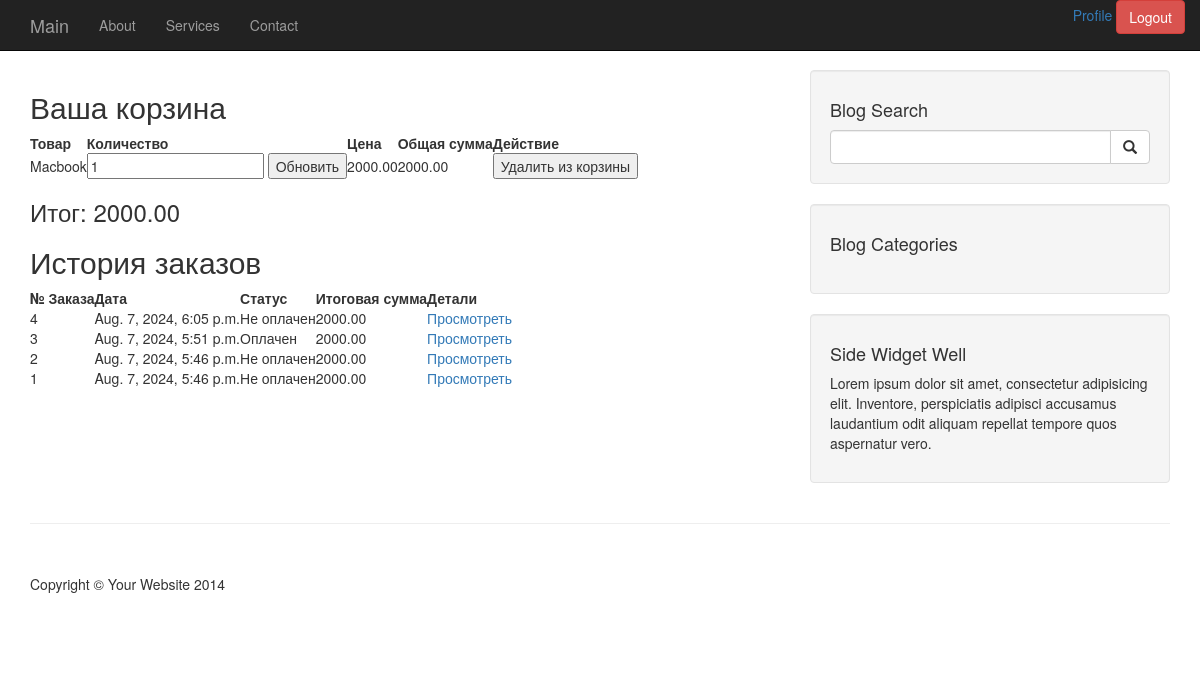
The app's page /cart/ (signed in) with its own data.
### cart/models.py (models this page shows, shortened)
class CartItem(models.Model):
    cart = models.ForeignKey(Cart, on_delete=models.CASCADE, related_name='items')
    product = models.ForeignKey(Product, on_delete=models.CASCADE)
    quantity = models.PositiveIntegerField(default=1)
    def get_total_price(self):
        return self.quantity * self.product.price

class Product(models.Model):
    name = models.CharField(max_length=100)
    description = models.TextField()
    price = models.DecimalField(max_digits=10, decimal_places=2)
    stock = models.PositiveIntegerField()

class Cart(models.Model):
    user = models.OneToOneField(settings.AUTH_USER_MODEL, on_delete=models.CASCADE)
    created_at = models.DateTimeField(auto_now_add=True)

class Order(models.Model):
    user = models.ForeignKey(User, on_delete=models.CASCADE)
    created = models.DateTimeField(default=timezone.now)
    updated = models.DateTimeField(auto_now=True)
    paid = models.BooleanField(default=False)
    class Meta:
        ordering = ['-created']
    def get_total_cost(self):
        return sum(item.get_cost() for item in self.items.all())

class OrderItem(models.Model):
    order = models.ForeignKey(Order, related_name='items', on_delete=models.CASCADE)
    product = models.ForeignKey(Product, related_name='order_items', on_delete=models.CASCADE)
    price = models.DecimalField(max_digits=10, decimal_places=2)
    quantity = models.PositiveIntegerField(default=1)
    def get_cost(self):
        return self.price * self.quantity

### cart/views.py (the view)
# urls.py: path('', views.cart_detail, name='cart_detail'),
@login_required
def cart_detail(request):
    cart, created = Cart.objects.get_or_create(user=request.user)
    orders = Order.objects.filter(user=request.user).order_by('-created')
    return render(request, 'cart/cart_detail.html', {'cart': cart, 'orders': orders})

### cart/templatetags/cart_tags.py (called while the page is built)
@register.filter
def total_cart_price(cart_items):
    return sum(item.get_total_price() for item in cart_items)

### cart/templates/cart/cart_detail.html (shortened to what this page needs)
{% extends 'base.html' %}
{% load cart_tags %}
{% block content %}
<h2>Ваша корзина</h2>
{% if cart.items.exists %}
    <table>
        <thead>
            <tr>
                <th>Товар</th>
                <th>Количество</th>
                <th>Цена</th>
                <th>Общая сумма</th>
                <th>Действие</th>
            </tr>
        </thead>
        <tbody>
            {% for item in cart.items.all %}
            <tr>
                <td>{{ item.product.name }}</td>
                <td>
                    <form action="{% url 'cart:update_cart' item.id %}" method="post">
                        <input type="number" name="quantity" value="{{ item.quantity }}" min="1">
                        <button type="submit">Обновить</button>
                    </form>
                </td>
                <td>{{ item.product.price }}</td>
                <td>{{ item.get_total_price }}</td>
                <td>
                    <form action="{% url 'cart:remove_from_cart' item.product.id %}" method="post">
                        <button type="submit">Удалить из корзины</button>
                    </form>
                </td>
            </tr>
            {% endfor %}
        </tbody>
    </table>
    <h3>Итог: {{ cart.items.all|total_cart_price }}</h3>
{% else %}
    <p>Ваша корзина пуста.</p>
    <a href="{% url 'product_list' %}">Добавить продукты</a>
{% endif %}
<h2>История заказов</h2>
{% if orders %}
    <table>
        <thead>
            <tr>
                <th>№ Заказа</th>
                <th>Дата</th>
                <th>Статус</th>
                <th>Итоговая сумма</th>
                <th>Детали</th>
            </tr>
        </thead>
        <tbody>
            {% for order in orders %}
            <tr>
                <td>{{ order.id }}</td>
                <td>{{ order.created }}</td>
                <td>{% if order.paid %}Оплачен{% else %}Не оплачен{% endif %}</td>
                <td>{{ order.get_total_cost }}</td>
                <td>
                    <a href="{% url 'order_detail' order.id %}">Просмотреть</a>
                </td>
            </tr>
            {% endfor %}
        </tbody>
    </table>
{% else %}
    <p>У вас нет заказов.</p>
{% endif %}
{% endblock %}

### static/blog/css/blog-home.css (style rules this page uses)
body { padding-top: 70px; }

### records on screen
CartItem: product.name "Macbook", quantity "1", product.price "2000.00", get_total_price "2000.00"
Cart: items.all|total_cart_price "2000.00"
Order: id "4", created "Aug. 7, 2024, 6:05 p.m.", paid "Не оплачен", get_total_cost "2000.00"
Order: id "3", created "Aug. 7, 2024, 5:51 p.m.", paid "Оплачен", get_total_cost "2000.00"
Order: id "2", created "Aug. 7, 2024, 5:46 p.m.", paid "Не оплачен", get_total_cost "2000.00"
Order: id "1", created "Aug. 7, 2024, 5:46 p.m.", paid "Не оплачен", get_total_cost "2000.00"
